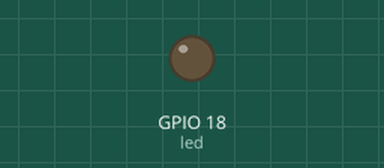
A program run on a simulated Raspberry Pi (BCM pin numbers). Shown: output pins drawn as LEDs (lit = HIGH). What the program prints to the terminal is not drawn.

Above: at 0.3 s.
At 4.1 s:
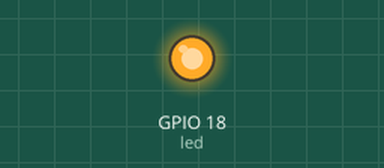
Timing chart, 0 to 8.8 s (numbered marks = the images above):
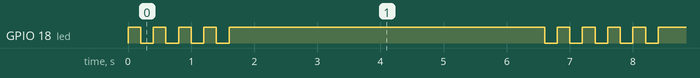

Measured:
- by itself, GPIO 18 (led): repeats every 6.8 s: 3 × (LOW 0.20 s, HIGH 0.20 s), LOW 0.20 s, HIGH 5.0 s, LOW 0.20 s, HIGH 0.20 s
- by itself, everything shown: repeats every 6.8 s, in 10 steps

The program:

tatata.py
```python
import RPi.GPIO as GPIO
import time
GPIO.setmode(GPIO.BCM)
GPIO.setwarnings(0)

print("GPIO pulse")

def pulse(pin_nr, high_time, low_time, time3, time4):
	#GPIO.output(led,GPIO.HIGH)
	#time.sleep(high_time)
	#GPIO.output(led,GPIO.LOW)
	#time.sleep(low_time)
	#GPIO.output(led,GPIO.HIGH)
	#time.sleep(time4)
	#GPIO.output(led,GPIO.LOW)
	#time.sleep(low_time)
	GPIO.output(led,GPIO.HIGH)
	time.sleep(high_time)
	GPIO.output(led,GPIO.LOW)
	time.sleep(low_time)
	GPIO.output(led,GPIO.HIGH)
	time.sleep(high_time)
	GPIO.output(led,GPIO.LOW)
	time.sleep(low_time)
	GPIO.output(led,GPIO.HIGH)
	time.sleep(high_time)
	GPIO.output(led,GPIO.LOW)
	time.sleep(low_time)
	GPIO.output(led,GPIO.HIGH)
	time.sleep(high_time)
	GPIO.output(led,GPIO.LOW)
	time.sleep(low_time)
	GPIO.output(led,GPIO.HIGH)
	time.sleep(time4)
	GPIO.output(led,GPIO.LOW)
	time.sleep(low_time)


led =18
GPIO.setup(led, GPIO.OUT)
while True:
	pulse(led,0.2,0.2, 0.2, 5)
```
